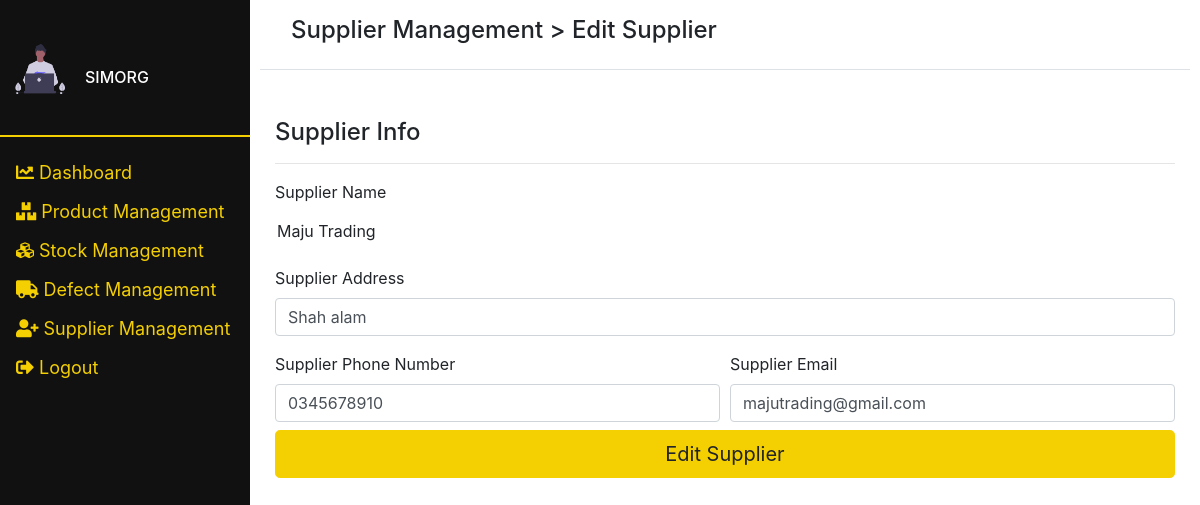
Screenshot of /admin/editsupplier?spid=1 with the database file from the repository.
### tables this page shows
CREATE TABLE `supplier` (
  `supplier_id` int(11) NOT NULL,
  `supplier_name` varchar(250) NOT NULL,
  `supplier_address` varchar(250) NOT NULL,
  `supplier_phonenum` varchar(250) NOT NULL,
  `supplier_email` varchar(250) NOT NULL
);

### application/controllers/Admin.php (called while the page is built, shortened)
<?php
class Admin extends CI_Controller
{
    public function __construct()
    {
        $this->load->library('form_validation');
        $this->load->model('Product_model');
        $this->load->model('Supplier_model');
        $this->load->model('Store_model');
        $this->load->model('Staff_model');
        $config['upload_path'] = '../assets/img/product';
        $config['allowed_type'] = 'jpg | png ';
        $config['max_width'] = '1028';
        $config['max_height'] = '786';
        $this->load->library('upload', $config);
    }
    public function editsupplier()
    {
        $data['systemname'] = 'SIMORG';
        $data['supplier'] =  $this->Supplier_model->getSupplierID($_GET['spid']);
        $this->form_validation->set_rules('supplieraddress', 'supplieraddress', 'required|trim');
        $this->form_validation->set_rules('supplierphonenumber', 'supplierphonenumber', 'required|trim');
        $this->form_validation->set_rules('supplieremail', 'supplieremail', 'required|trim');
        if ($this->form_validation->run() == false) {
            $this->load->view('templates/header', $data);
            $this->load->view('templates/sideadmin', $data);
            $this->load->view('admin/supplier/editsupplier');
            $this->load->view('templates/footer', $data);
        }
    }
}

### index.php (called while the page is built, shortened)
<?php
require_once BASEPATH.'core/CodeIgniter.php';

### application/models/Supplier_model.php (called while the page is built, shortened)
<?php
class Supplier_model extends CI_Model
{
    public function getSupplierID($spid)
    {
        $this->db->where('supplier_id', $spid);
        return $this->db->get('supplier');
    }
}

### application/views/admin/supplier/editsupplier.php (the view)
<div class="container-fluid border-bottom">
    <div class="p-3">
        <h4>Supplier Management > Edit Supplier</h4>
    </div>
</div>
<div class="container pt-5">
    <h4>Supplier Info</h4>
    <hr>
    <form action="<?= base_url(); ?>admin/editsupplier?spid=<?= $_GET['spid']; ?>" method="POST">
        <?php foreach ($supplier->result_array() as $list) : ?>
            <div class="form-group">
                <label for="suppliername">Supplier Name</label>
                <input type="text" placeholer="Supplier Name" name="suppliername" id="suppliername" class="form-control-plaintext" value="<?= $list['supplier_name']; ?>" readonly>
            </div>
            <div class="form-group">
                <label for="suppliername">Supplier Address</label>
                <input type="text" placeholer="Supplier Name" name="supplieraddress" id="supplieraddress" class="form-control" value="<?= $list['supplier_address']; ?>">
            </div>
            <div class="form-row">
                <div class="col">
                    <label for="supplierphonenumber">Supplier Phone Number</label>
                    <input id="supplierphonenumber" class="form-control" type="text" name="supplierphonenumber" value="<?= $list['supplier_phonenum']; ?>">
                </div>
                <div class="col">
                    <label for="supplieremail">Supplier Email</label>
                    <input id="supplieremail" class="form-control" type="text" name="supplieremail" value="<?= $list['supplier_email']; ?>">
                </div>
            </div>
            <input type="submit" value="Edit Supplier" class="btn btn-primary btn-lg btn-block mt-2">
        <?php endforeach; ?>
    </form>
</div>

### assets/custom.css (style rules this page uses)
body, html { height: 100%; }

### rows the page displays
supplier: suppliername "Maju Trading", supplieraddress "Shah alam", supplierphonenumber "0345678910", supplieremail "majutrading@gmail.com"

### other values shown
$systemname "SIMORG"
